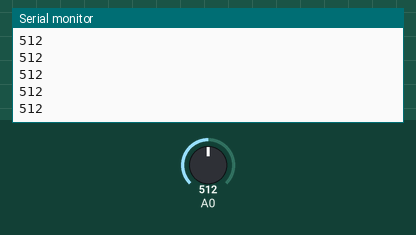
Recording of a sketch running on a simulated Arduino Uno, built with avr-gcc and run on an emulated ATmega328P. Shown: the last lines printed to the serial monitor. Inputs (shaded band) come from the test bench; at power-on: A0 = 512.

Above: at 1.2 s.
1.3 s: A0 set to 716
At 2.4 s:
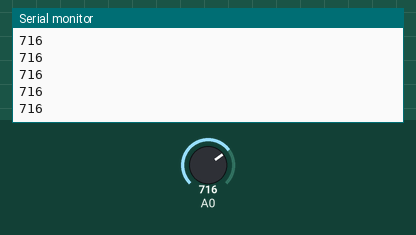
2.8 s: A0 set to 900
At 3.4 s:
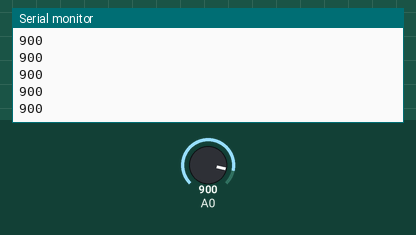
Timing chart, 0 to 5.8 s (numbered marks = the images above; inputs shaded):
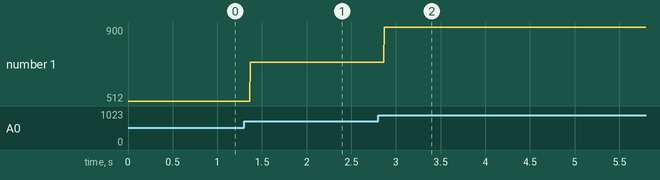

Measured:
- after the input at 1.3 s, the serial monitor: prints a new line after 0.07 s (image 1)
- after the input at 2.8 s, the serial monitor: prints a new line after 0.07 s (image 2)
- plotted number 1: 512 → 716 after the input at 1.3 s, 716 → 900 after the input at 2.8 s

The sketch:

Analog_Read.ino
```cpp
int num;

void setup() {
  // put your setup code here, to run once:
  Serial.begin(9600); //Starts the serial communication
}

void loop() {
  // put your main code here, to run repeatedly:
  num = analogRead(A0);
  Serial.println(num);
}
```
